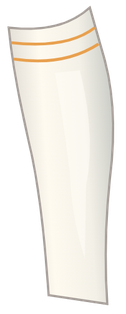
#> input picture layers/carol_hand_v3_test/07.webp, 126 x 314 px
$ python prep.py ../../layers/carol_hand_v3_test/07.webp
#> lines starting #> are read from the running program, lines starting #| are printed output that depends on the picture; after the words box and inside, x2 and y2 are one past the last pixel; in counts of white or black regions, pixels touching at a corner belong together
"""胖大叔（chubby_hand_v3）底圖整理：Gemini 底圖 687×1024 → 1024×1536 工作底圖（等比 ×1.5、角色中線 x=345 放到 513.5、
往上移 25 px 讓鞋底落在 y≈1500，背景灰 142 換成 #808080）。照 story_tareme/prep.py 的做法（只讀參考，複製改寫）。

    python -X utf8 inochi2D-demo/tools/story_chubby/prep.py
        -> psd-create/images/chubby_hand_v3/base.png、bald_ref/bald_ref_aligned.png、base_note.txt

只做等比縮放與平移（不改比例、不改任何像素的相對位置）。
原始檔：carrot-youtube/人物形象/33_胖大叔/胖大叔_底圖_v2.png、胖大叔_光頭參考_v2.png（2026-11-23 使用者確認 v2；光頭參考身體和底圖逐像素一致，免對位）。
"""
import sys
from pathlib import Path

import cv2
import numpy as np
from PIL import Image

ROOT = Path(__file__).resolve().parents[3]
SRC = ROOT / 'carrot-youtube/人物形象/33_胖大叔'
OUT = ROOT / 'psd-create/images/chubby_hand_v3'
S = 1.5
AX_SRC, AX = 345.0, 513.5
DX = AX - AX_SRC * S                # x' = 1.5 x - 4
DY = -25.0
BG = 142


def to_work(x, y):
    return x * S + DX, y * S + DY


def normalise(path):
    a = np.asarray(Image.open(path).convert('RGB')).astype(np.float32)
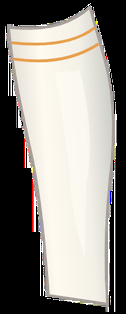
#> a: shape (314, 126, 3) float32; mean R, G, B 145.4, 140.6, 134.7
    diff = np.abs(a - BG).max(-1)
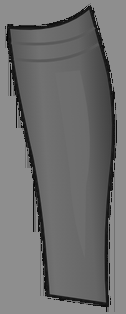
#> diff: shape (314, 126) float32; min 1, max 142, mean 111.5
    sil = diff > 14
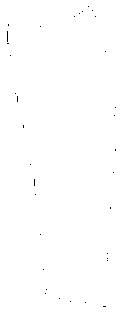
#> sil: shape (314, 126) bool; 99.8% white; black in thin lines or dots, all inside (x1, y1, x2, y2) = (7, 6, 116, 307)
    n, lab, st, _ = cv2.connectedComponentsWithStats(sil.astype(np.uint8))
#> n = 2; st = [[7, 6, 109, 301, 63], [0, 0, 126, 314, 39501]]
    body = lab == 1 + int(np.argmax(st[1:, 4]))
    body = cv2.dilate(body.astype(np.uint8), np.ones((5, 5), np.uint8)).astype(bool)
#> body: shape (314, 126) bool; every value is 1
    w = np.clip((diff - 3) / 20, 0, 1)
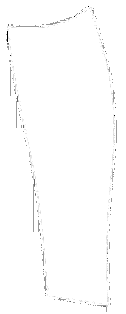
#> w: shape (314, 126) float32; min 0, max 1, mean 0.993
    w[~body] = 0
    w = w[..., None]
    a = a * w + (a + (128 - BG)) * (1 - w)
    a[~body] = 128
    M = np.float32([[S, 0, DX], [0, S, DY]])
    out = cv2.warpAffine(np.clip(a, 0, 255).astype(np.uint8), M, (1024, 1536), flags=cv2.INTER_CUBIC,
                         borderMode=cv2.BORDER_CONSTANT, borderValue=(128, 128, 128))
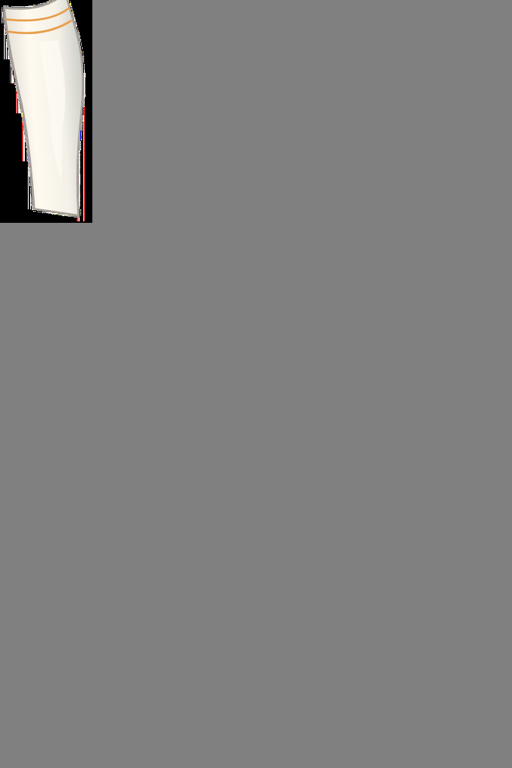
#> out: shape (1536, 1024, 3) (shown at 1/2 size); mean R, G, B 129.5, 129.2, 128.9
    return Image.fromarray(out)


def main(src_base=None, out_name='base.png', bald=True):
    OUT.mkdir(parents=True, exist_ok=True)
    (OUT / 'bald_ref').mkdir(exist_ok=True)
    normalise(Path(src_base) if src_base else SRC / '胖大叔_底圖_v2.png').save(OUT / out_name)
    if bald:
        normalise(SRC / '胖大叔_光頭參考_v2.png').save(OUT / 'bald_ref/bald_ref_aligned.png')
    (OUT / 'base_note.txt').write_text(
        '工作底圖＝carrot-youtube/人物形象/33_胖大叔/胖大叔_底圖_v2.png（Gemini，687×1024）等比 ×1.5，'
        f'x 平移 {DX:+.2f}（角色中線 345 → 513.5）、y 平移 {DY:+.0f}，背景灰 142 換成 128。光頭參考同一組變換。'
        '（inochi2D-demo/tools/story_chubby/prep.py，2026-11-23）\n', encoding='utf-8')
    print(OUT / out_name)


if __name__ == '__main__':
#> (the run stopped early here; a loop or call above may not have finished)
